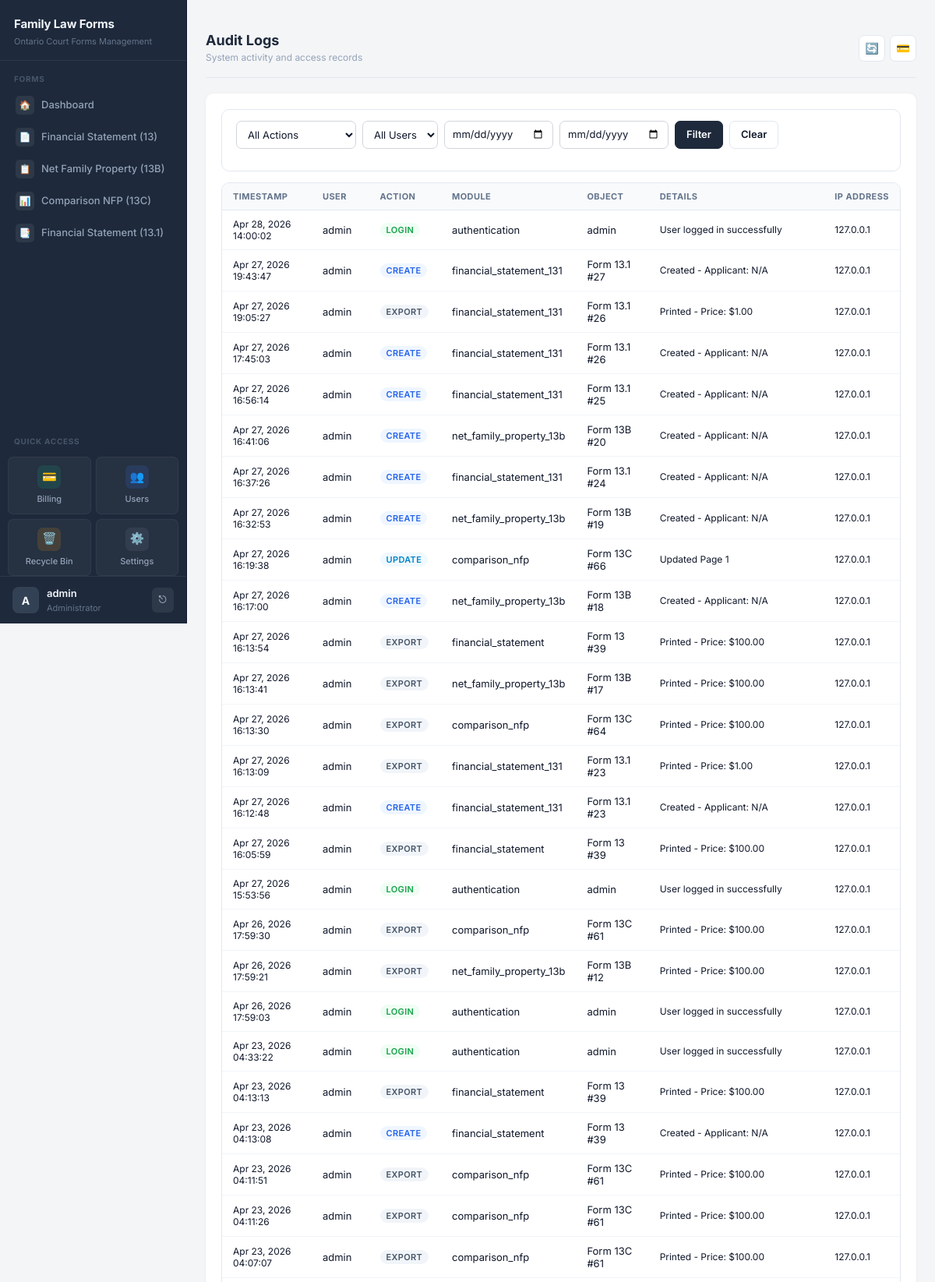
The page /user-management/audit-logs/ (signed in, upper part) on the database its author committed.
### users/models.py (models this page shows, shortened)
class AuditLog(models.Model):
    ACTION_TYPES = [
        ('login', 'Login'),
        ('logout', 'Logout'),
        ('create', 'Create'),
        ('update', 'Update'),
        ('delete', 'Delete'),
        ('view', 'View'),
        ('export', 'Export'),
        ('password_change', 'Password Change'),
        ('password_reset', 'Password Reset'),
    ]
    user = models.ForeignKey(User, on_delete=models.SET_NULL, null=True, related_name='audit_logs')
    action = models.CharField(max_length=20, choices=ACTION_TYPES)
    module = models.CharField(max_length=100, blank=True)
    object_id = models.CharField(max_length=100, blank=True)
    object_repr = models.CharField(max_length=255, blank=True)
    details = models.TextField(blank=True)
    ip_address = models.GenericIPAddressField(null=True, blank=True)
    user_agent = models.TextField(blank=True)
    timestamp = models.DateTimeField(auto_now_add=True)
    class Meta:
        ordering = ['-timestamp']

### users/views.py (the view)
# urls.py: path('audit-logs/', views.audit_log_list, name='audit_log_list'),
@login_required
@user_passes_test(is_admin)
def audit_log_list(request):
    logs = AuditLog.objects.select_related('user').all()
    action_filter = request.GET.get('action', '')
    if action_filter:
        logs = logs.filter(action=action_filter)
    user_filter = request.GET.get('user', '')
    if user_filter:
        logs = logs.filter(user_id=user_filter)
    date_from = request.GET.get('date_from', '')
    date_to = request.GET.get('date_to', '')
    if date_from:
        logs = logs.filter(timestamp__date__gte=date_from)
    if date_to:
        logs = logs.filter(timestamp__date__lte=date_to)
    paginator = Paginator(logs, 50)
    page = request.GET.get('page', 1)
    logs = paginator.get_page(page)
    context = {
        'logs': logs,
        'users': User.objects.all(),
        'action_choices': AuditLog.ACTION_TYPES,
        'action_filter': action_filter,
        'user_filter': user_filter,
        'date_from': date_from,
        'date_to': date_to,
    }
    return render(request, 'users/audit_log_list.html', context)

### users/context_processors.py (called while the page is built, shortened)
def user_permissions(request):
    context = {
        'user_modules': {},
        'user_permissions': {},
    }
    if not request.user.is_authenticated:
        return context
    if request.user.is_superuser:
        modules = Module.objects.filter(is_active=True)
        context['user_modules'] = {m.code: True for m in modules}
        context['user_permissions'] = {
            m.code: {
                'view': True,
                'create': True,
                'edit': True,
                'delete': True,
                'print': True,
                'export': True,
            } for m in modules
        }
        return context

### users/views.py (called while the page is built)
def is_admin(user):
    return user.is_superuser or user.is_staff

### users/templates/users/audit_log_list.html (shortened to what this page needs)
﻿{% extends 'base.html' %}
{% block header %}Audit Logs{% endblock %}
{% block subheader %}System activity and access records{% endblock %}
{% block content %}
<div class="al-filter">
  <form method="get" class="al-filter-row">
    <select name="action" class="al-select">
      <option value="">All Actions</option>
    </select>
    <select name="user" class="al-select">
      <option value="">All Users</option>
    </select>
    <input type="date" name="date_from" class="al-input" value="{{ date_from }}">
    <input type="date" name="date_to" class="al-input" value="{{ date_to }}">
    <button type="submit" class="al-btn al-btn-filter">Filter</button>
    <a href="{% url 'users:audit_log_list' %}" class="al-btn al-btn-clear">Clear</a>
  </form>
</div>
<div class="al-card">
  <table class="al-table">
    <thead>
      <tr>
        <th>Timestamp</th>
        <th>User</th>
        <th>Action</th>
        <th>Module</th>
        <th>Object</th>
        <th>Details</th>
        <th>IP Address</th>
      </tr>
    </thead>
    <tbody>
      {% for log in logs %}
      <tr>
        <td class="al-muted">{{ log.timestamp|date:"M d, Y H:i:s" }}</td>
        <td>{{ log.user.username|default:"System" }}</td>
        <td>
          {% if log.action == 'login' %}
            <span class="al-badge al-badge-login">{{ log.get_action_display }}</span>
          {% elif log.action == 'logout' %}
            <span class="al-badge al-badge-logout">{{ log.get_action_display }}</span>
          {% elif log.action == 'create' %}
            <span class="al-badge al-badge-create">{{ log.get_action_display }}</span>
          {% elif log.action == 'update' %}
            <span class="al-badge al-badge-update">{{ log.get_action_display }}</span>
          {% elif log.action == 'delete' %}
            <span class="al-badge al-badge-delete">{{ log.get_action_display }}</span>
          {% elif log.action == 'password_change' or log.action == 'password_reset' %}
            <span class="al-badge al-badge-password">{{ log.get_action_display }}</span>
          {% elif log.action == 'view' %}
            <span class="al-badge al-badge-view">{{ log.get_action_display }}</span>
          {% else %}
            <span class="al-badge al-badge-default">{{ log.get_action_display }}</span>
          {% endif %}
        </td>
        <td>{{ log.module|default:"&#8212;" }}</td>
        <td>{{ log.object_repr|truncatewords:5|default:"&#8212;" }}</td>
        <td class="al-muted">{{ log.details|truncatewords:10|default:"&#8212;" }}</td>
        <td class="al-muted">{{ log.ip_address|default:"&#8212;" }}</td>
      </tr>
      {% empty %}
      <tr><td colspan="7" class="al-empty">No audit logs found</td></tr>
      {% endfor %}
    </tbody>
  </table>
</div>
{% endblock %}

### forms/templates/base.html (shortened to what this page needs)
<!DOCTYPE html>
<html lang="en">
<head>
  <link rel="stylesheet" href="https://cdn.jsdelivr.net/npm/bootstrap@5.3.2/dist/css/bootstrap.min.css">
</head>
<body>
  <div class="app-shell">
    <nav class="sidebar" id="sidebar">
      <div class="brand">
        <p class="title mb-0">Family Law Forms</p>
        <p class="sub mb-0">Ontario Court Forms Management</p>
      </div>
      <div class="nav-section">Forms</div>
      <ul class="nav flex-column">
        {% if user_modules.dashboard or request.user.is_superuser %}
        <li class="nav-item">
          <a class="nav-link" href="/forms/dashboard/">
            <span class="nav-icon">🏠</span> Dashboard
          </a>
        </li>
        {% endif %}
        {% if user_modules.financial_statement or request.user.is_superuser %}
        <li class="nav-item">
          <a class="nav-link" href="{% url 'financial_statement_list' %}">
            <span class="nav-icon">📄</span> Financial Statement (13)
          </a>
        </li>
        {% endif %}
        {% if user_modules.net_family_property_13b or request.user.is_superuser %}
        <li class="nav-item">
          <a class="nav-link" href="{% url 'net_family_property_13b_list' %}">
            <span class="nav-icon">📋</span> Net Family Property (13B)
          </a>
        </li>
        {% endif %}
        {% if user_modules.comparison_nfp or request.user.is_superuser %}
        <li class="nav-item">
          <a class="nav-link" href="/forms/comparison-nfp/">
            <span class="nav-icon">📊</span> Comparison NFP (13C)
          </a>
        </li>
        {% endif %}
        {% if user_modules.financial_statement_131 or request.user.is_superuser %}
        <li class="nav-item">
          <a class="nav-link" href="{% url 'financial_statement_131_list' %}">
            <span class="nav-icon">📑</span> Financial Statement (13.1)
          </a>
        </li>
        {% endif %}
      </ul>
      <div class="nav-section mt-2">Quick Access</div>
      <div class="nav-grid">
        {% if user_modules.billing or request.user.is_superuser %}
        <a href="{% url 'billing_dashboard' %}" class="nav-grid-item billing">
          <span class="nav-grid-icon">💳</span>
          Billing
        </a>
        {% endif %}
        {% if user_modules.user_management or request.user.is_superuser or request.user.is_staff %}
        <a href="{% url 'users:dashboard' %}" class="nav-grid-item users">
          <span class="nav-grid-icon">👥</span>
          Users
        </a>
        {% endif %}
        {% if user_modules.recycle_bin or request.user.is_superuser %}
        <a href="{% url 'recycle_bin' %}" class="nav-grid-item recycle">
          <span class="nav-grid-icon">🗑️</span>
          Recycle Bin
        </a>
        {% endif %}
        {% if request.user.is_superuser or request.user.is_staff %}
        <a href="{% url 'settings_page' %}" class="nav-grid-item admin">
          <span class="nav-grid-icon">⚙️</span>
          Settings
        </a>
        {% endif %}
      </div>
      <div class="sidebar-user">
        <div class="sidebar-user-info">
          <div class="sidebar-user-avatar">
            {% if request.user.is_authenticated %}{{ request.user.username|slice:":1"|upper }}{% else %}?{% endif %}
          </div>
          <div class="sidebar-user-details">
            <div class="sidebar-user-name">{% if request.user.is_authenticated %}{{ request.user.username }}{% else %}Guest{% endif %}</div>
            <div class="sidebar-user-role">{% if request.user.is_staff %}Administrator{% else %}User{% endif %}</div>
          </div>
          <form method="post" action="/accounts/logout/" style="margin:0;">
            <button type="submit" class="sidebar-logout-btn" title="Logout">⎋</button>
          </form>
        </div>
      </div>
    </nav>
    <main class="main">
      <div class="topbar">
        <div>
          <h1>{% block header %}Welcome{% endblock %}</h1>
          <div class="subtitle">{% block subheader %}Manage your forms and schedules{% endblock %}</div>
        </div>
        <div class="topbar-actions">
          <button class="topbar-btn" title="Refresh" onclick="location.reload()">🔄</button>
          <a href="{% url 'billing_dashboard' %}" class="topbar-btn" title="Billing">💳</a>
        </div>
      </div>
      <div class="page-card animate-in">
        {% block content %}{% endblock %}
      </div>
    </main>
  </div>
</body>
</html>

### users/templates/users/audit_log_list.html (style rules this page uses)
.al-filter { background: #fff; border: 1px solid #e2e8f0; border-radius: 10px; padding: 14px 18px; margin-bottom: 14px; }
.al-filter-row { display: flex; flex-wrap: wrap; gap: 8px; align-items: flex-end; }
.al-select, .al-input { height: 36px; padding: 0 10px; border: 1px solid #e2e8f0; border-radius: 7px; font-size: 13px; color: #0f172a; background: #fff; }
.al-btn { height: 36px; padding: 0 14px; border-radius: 7px; font-size: 13px; font-weight: 600; cursor: pointer; transition: background .15s; border: 1px solid #e2e8f0; text-decoration: none; display: inline-flex; align-items: center; }
.al-btn-filter { background: #1e293b; color: #fff; border-color: #1e293b; }
.al-btn-clear { background: #fff; color: #0f172a; }
.al-card { background: #fff; border: 1px solid #e2e8f0; border-radius: 10px; overflow: hidden; }
table.al-table { width: 100%; border-collapse: collapse; font-size: 13px; }
.al-table thead th { background: #f8fafc; padding: 10px 14px; font-size: 11px; font-weight: 700; text-transform: uppercase; letter-spacing: .04em; color: #64748b; border-bottom: 1px solid #e2e8f0; text-align: left; white-space: nowrap; }
.al-table tbody td { padding: 10px 14px; border-bottom: 1px solid #f1f5f9; vertical-align: middle; color: #0f172a; }
.al-badge { display: inline-block; padding: 2px 8px; border-radius: 20px; font-size: 11px; font-weight: 600; text-transform: uppercase; letter-spacing: .03em; }
.al-badge-login { background: #f0fdf4; color: #16a34a; }
.al-badge-create { background: #eff6ff; color: #2563eb; }
.al-badge-update { background: #f0f9ff; color: #0284c7; }
.al-badge-default { background: #f1f5f9; color: #475569; }
.al-muted { color: #94a3b8; font-size: 12px; }

### rows shown on the page
AuditLog: timestamp "Apr 28, 2026 14:00:02", user.username "admin", action "LOGIN", module "authentication", object_repr "admin", details "User logged in successfully", ip_address "127.0.0.1"
AuditLog: timestamp "Apr 27, 2026 19:43:47", user.username "admin", action "CREATE", module "financial_statement_131", object_repr "Form 13.1 #27", details "Created - Applicant: N/A", ip_address "127.0.0.1"
AuditLog: timestamp "Apr 27, 2026 19:05:27", user.username "admin", action "EXPORT", module "financial_statement_131", object_repr "Form 13.1 #26", details "Printed - Price: $1.00", ip_address "127.0.0.1"
AuditLog: timestamp "Apr 27, 2026 17:45:03", user.username "admin", action "CREATE", module "financial_statement_131", object_repr "Form 13.1 #26", details "Created - Applicant: N/A", ip_address "127.0.0.1"
AuditLog: timestamp "Apr 27, 2026 16:56:14", user.username "admin", action "CREATE", module "financial_statement_131", object_repr "Form 13.1 #25", details "Created - Applicant: N/A", ip_address "127.0.0.1"
AuditLog: timestamp "Apr 27, 2026 16:41:06", user.username "admin", action "CREATE", module "net_family_property_13b", object_repr "Form 13B #20", details "Created - Applicant: N/A", ip_address "127.0.0.1"
AuditLog: timestamp "Apr 27, 2026 16:37:26", user.username "admin", action "CREATE", module "financial_statement_131", object_repr "Form 13.1 #24", details "Created - Applicant: N/A", ip_address "127.0.0.1"
AuditLog: timestamp "Apr 27, 2026 16:32:53", user.username "admin", action "CREATE", module "net_family_property_13b", object_repr "Form 13B #19", details "Created - Applicant: N/A", ip_address "127.0.0.1"
AuditLog: timestamp "Apr 27, 2026 16:19:38", user.username "admin", action "UPDATE", module "comparison_nfp", object_repr "Form 13C #66", details "Updated Page 1", ip_address "127.0.0.1"
AuditLog: timestamp "Apr 27, 2026 16:17:00", user.username "admin", action "CREATE", module "net_family_property_13b", object_repr "Form 13B #18", details "Created - Applicant: N/A", ip_address "127.0.0.1"
AuditLog: timestamp "Apr 27, 2026 16:13:54", user.username "admin", action "EXPORT", module "financial_statement", object_repr "Form 13 #39", details "Printed - Price: $100.00", ip_address "127.0.0.1"
AuditLog: timestamp "Apr 27, 2026 16:13:41", user.username "admin", action "EXPORT", module "net_family_property_13b", object_repr "Form 13B #17", details "Printed - Price: $100.00", ip_address "127.0.0.1"
AuditLog: timestamp "Apr 27, 2026 16:13:30", user.username "admin", action "EXPORT", module "comparison_nfp", object_repr "Form 13C #64", details "Printed - Price: $100.00", ip_address "127.0.0.1"
AuditLog: timestamp "Apr 27, 2026 16:13:09", user.username "admin", action "EXPORT", module "financial_statement_131", object_repr "Form 13.1 #23", details "Printed - Price: $1.00", ip_address "127.0.0.1"
AuditLog: timestamp "Apr 27, 2026 16:12:48", user.username "admin", action "CREATE", module "financial_statement_131", object_repr "Form 13.1 #23", details "Created - Applicant: N/A", ip_address "127.0.0.1"
AuditLog: timestamp "Apr 27, 2026 16:05:59", user.username "admin", action "EXPORT", module "financial_statement", object_repr "Form 13 #39", details "Printed - Price: $100.00", ip_address "127.0.0.1"
AuditLog: timestamp "Apr 27, 2026 15:53:56", user.username "admin", action "LOGIN", module "authentication", object_repr "admin", details "User logged in successfully", ip_address "127.0.0.1"
AuditLog: timestamp "Apr 26, 2026 17:59:30", user.username "admin", action "EXPORT", module "comparison_nfp", object_repr "Form 13C #61", details "Printed - Price: $100.00", ip_address "127.0.0.1"
AuditLog: timestamp "Apr 26, 2026 17:59:21", user.username "admin", action "EXPORT", module "net_family_property_13b", object_repr "Form 13B #12", details "Printed - Price: $100.00", ip_address "127.0.0.1"
AuditLog: timestamp "Apr 26, 2026 17:59:03", user.username "admin", action "LOGIN", module "authentication", object_repr "admin", details "User logged in successfully", ip_address "127.0.0.1"
AuditLog: timestamp "Apr 23, 2026 04:33:22", user.username "admin", action "LOGIN", module "authentication", object_repr "admin", details "User logged in successfully", ip_address "127.0.0.1"
AuditLog: timestamp "Apr 23, 2026 04:13:13", user.username "admin", action "EXPORT", module "financial_statement", object_repr "Form 13 #39", details "Printed - Price: $100.00", ip_address "127.0.0.1"
AuditLog: timestamp "Apr 23, 2026 04:13:08", user.username "admin", action "CREATE", module "financial_statement", object_repr "Form 13 #39", details "Created - Applicant: N/A", ip_address "127.0.0.1"
AuditLog: timestamp "Apr 23, 2026 04:11:51", user.username "admin", action "EXPORT", module "comparison_nfp", object_repr "Form 13C #61", details "Printed - Price: $100.00", ip_address "127.0.0.1"
AuditLog: timestamp "Apr 23, 2026 04:11:26", user.username "admin", action "EXPORT", module "comparison_nfp", object_repr "Form 13C #61", details "Printed - Price: $100.00", ip_address "127.0.0.1"
AuditLog: timestamp "Apr 23, 2026 04:07:07", user.username "admin", action "EXPORT", module "comparison_nfp", object_repr "Form 13C #61", details "Printed - Price: $100.00", ip_address "127.0.0.1"

### other values the page prints
{{ request.user.username|slice:":1"|upper }} "A"
{{ request.user.username }} "admin"
